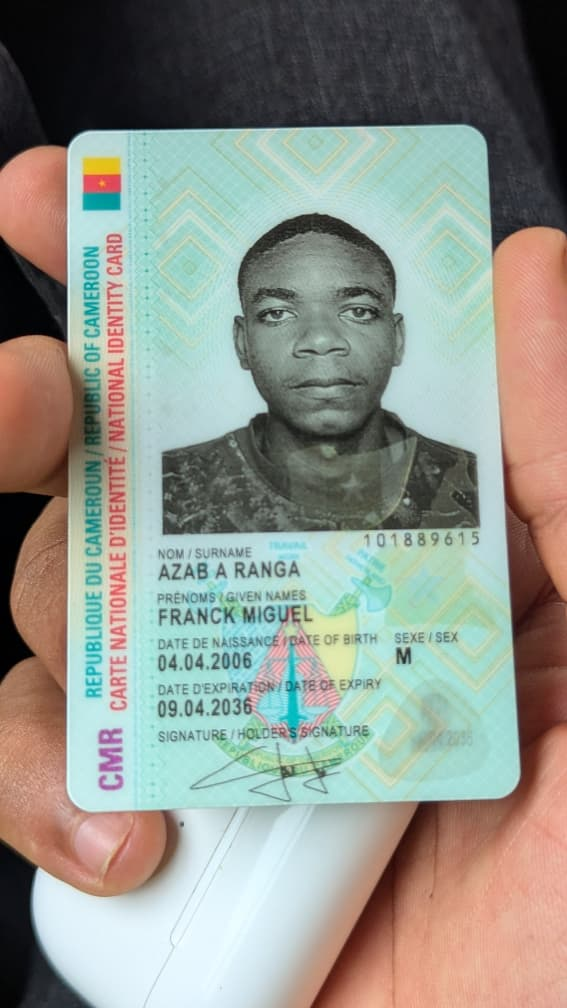
#> input picture tests/unit/cni_photos/WhatsApp.recto.jpeg, 567 x 1008 px; its folder holds only this picture in this run
$ python script.py
#> lines starting #> are read from the running program, lines starting #| are printed output that depends on the picture
#> further down, img is the input picture: PIL image 567x1008 RGB; mean R, G, B 143.2, 147, 138.5
from pathlib import Path
from PIL import Image, ImageOps, ImageEnhance
import zxingcpp
import sys

folder = Path('tests/unit/cni_photos')
if not folder.exists():
    print(f"Folder {folder} not found")
    sys.exit(1)

def variants(img):
    out = [('orig', img)]
    gray = ImageOps.grayscale(img)
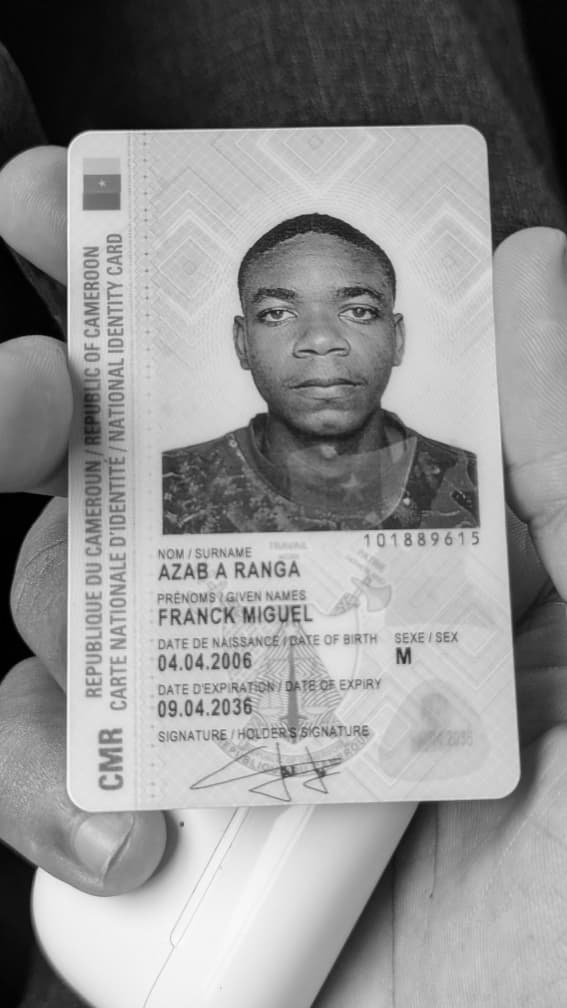
#> gray: PIL image 567x1008 L; min 0, max 251, mean 144.9
    out.append(('gray', gray))

    for f in (1.5, 2.0):
        out.append((f'contrast_{f}', ImageEnhance.Contrast(gray).enhance(f)))
#> after the loop, out = 4 items

    w, h = img.size
#> w = 567; h = 1008
    crops = {
        'crop_tl': (0, 0, int(w*0.7), int(h*0.7)),
        'crop_tr': (int(w*0.3), 0, w, int(h*0.7)),
        'crop_bl': (0, int(h*0.3), int(w*0.7), h),
        'crop_br': (int(w*0.3), int(h*0.3), w, h),
    }
    for n, box in crops.items():
        c = img.crop(box)
        out.append((n, c))
        out.append((n+'_gray', ImageOps.grayscale(c)))
#> this loop made 4 passes
#> pass 1, in variants, `c = img.crop(box)`:
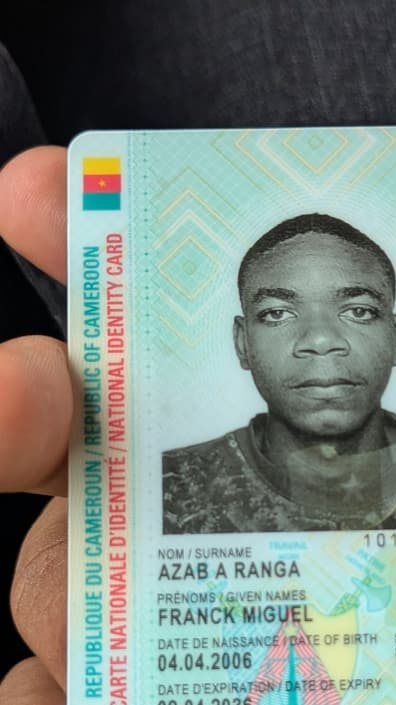
#> c: PIL image 396x705 RGB; mean R, G, B 123.4, 134.4, 126.8
#> pass 2, in variants, `c = img.crop(box)`:
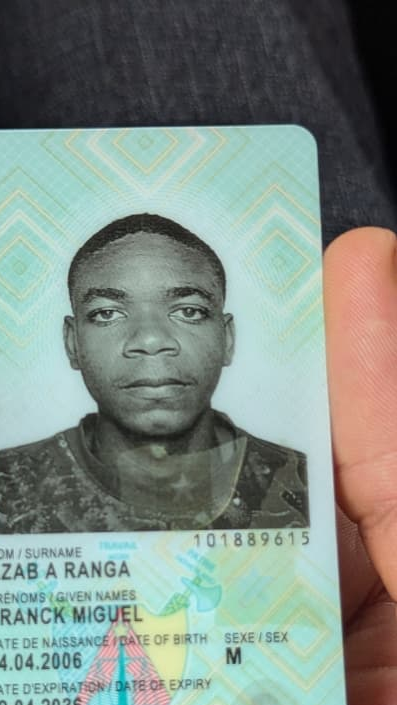
#> c: PIL image 397x705 RGB; mean R, G, B 127.6, 140.6, 133
#> pass 3, in variants, `c = img.crop(box)`:
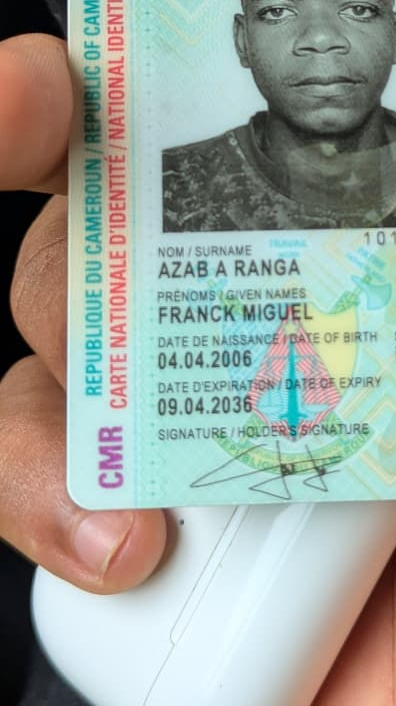
#> c: PIL image 396x706 RGB; mean R, G, B 156, 164.7, 156.7
#> after the loop:
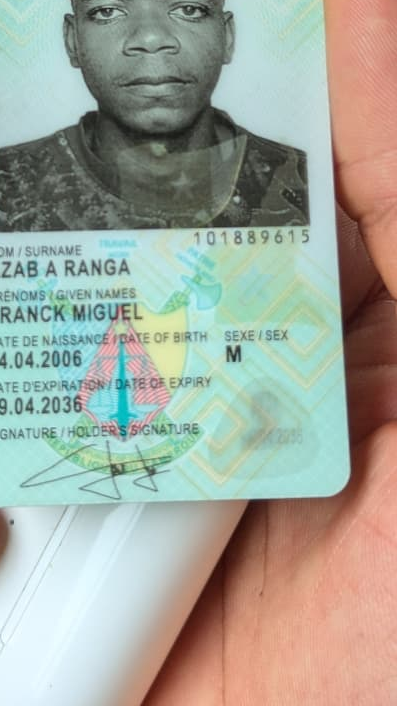
#> c: PIL image 397x706 RGB; mean R, G, B 163, 167.7, 156.7
#> after the loop, out = 12 items

    rots = []
    for n, im in list(out):
        rots.append((n+'_r90', im.rotate(90, expand=True)))
        rots.append((n+'_r180', im.rotate(180, expand=True)))
        rots.append((n+'_r270', im.rotate(270, expand=True)))
#> this loop made 12 passes
#> n on passes 1 to 12: 'orig', 'gray', 'contrast_1.5', 'contrast_2.0', 'crop_tl', 'crop_tl_gray', 'crop_tr', 'crop_tr_gray', 'crop_bl', 'crop_bl_gray', 'crop_br', 'crop_br_gray'
#> after the loop, rots = 36 items
    out.extend(rots)
    return out

files = sorted(folder.glob('*.jpeg'))
print(f"Found {len(files)} files")

for p in files:
    img = Image.open(p)
    found = None
    variant = None
    all_variants = variants(img)
#> all_variants = 48 items
    for name, v in all_variants:
        try:
#> (the run stopped early here; a loop or call above may not have finished)
